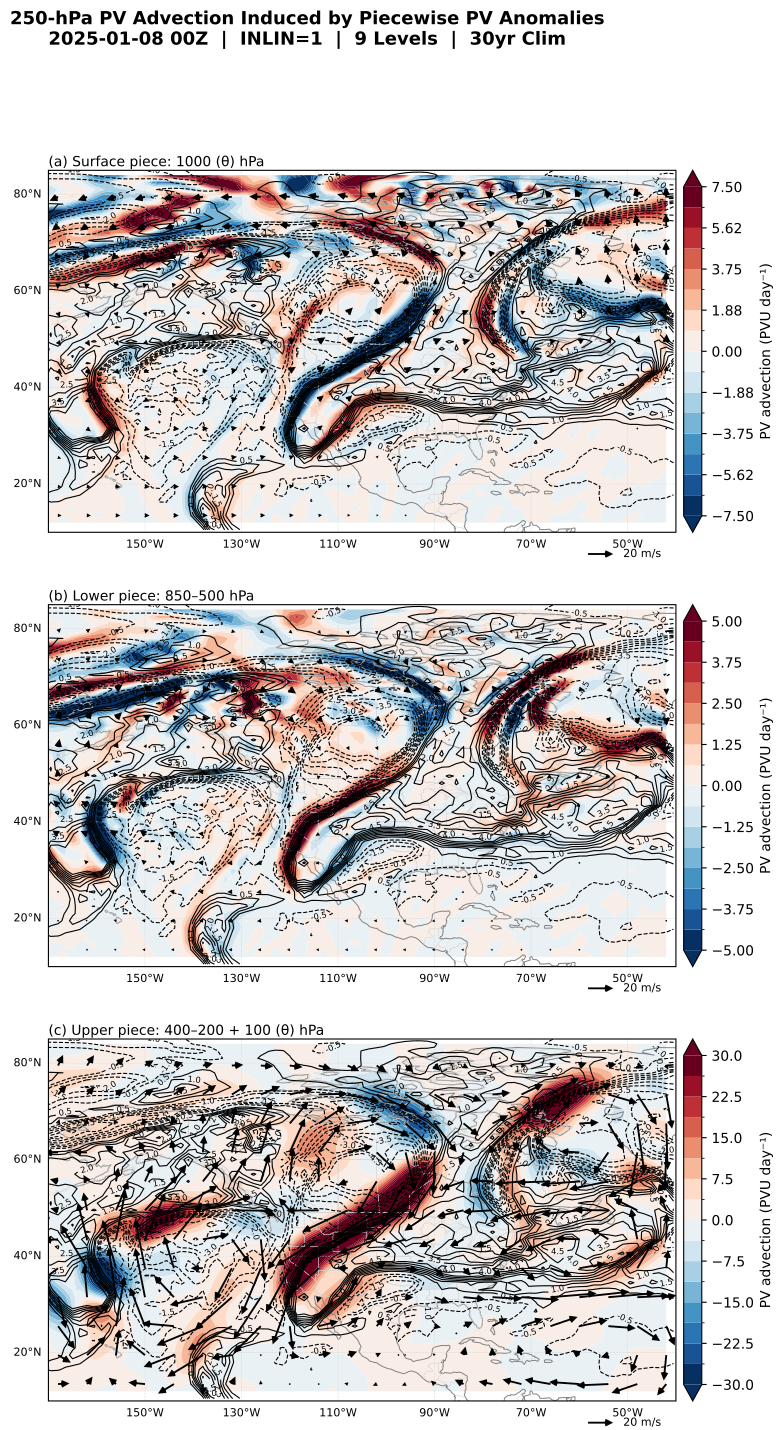

Here is the Python script that generated this plot:
# %% [markdown]
# Step 10 — Fig 8 Replica: 3-Panel Davis-Style PV Advection Plot
#
# Replicates Davis et al. (2022, J. Climate) Fig 8 for the
# 2025-01-08 00Z California blocking event.
#
# **Each panel (one per vertical PV piece)**:
# - **Filled colour**: 250-hPa PV advection by induced winds (RdBu_r, per-panel auto-scaled)
# - **Black solid contours**: positive total 250-hPa PV anomaly
# - **Black dashed contours**: negative PV anomaly
# - **Black arrows**: induced wind vectors at 250 hPa (capped at 40 m/s; ref arrow 20 m/s)
#
# **Pieces** (8 levels, no interp, INLIN=1) — surface θ isolated, reference-style:
# - Piece 1 (surface): 1000 hPa boundary θ only
# - Piece 2 (lower):   850–500 hPa interior PV
# - Piece 3 (upper):   400–200 hPa PV + 100 hPa top θ
#
# %% [markdown]
# ## 1. Load & Prepare Data
#
# %%
import numpy as np, xarray as xr, matplotlib.pyplot as plt
import matplotlib.colors as mcolors, matplotlib.ticker as mticker
import cartopy.crs as ccrs, cartopy.feature as cfeature
from pathlib import Path
from scipy.ndimage import gaussian_filter

import sys; from pathlib import Path as _Path
_sys_path_root = str(_Path(__file__).resolve().parent.parent.parent)
if _sys_path_root not in sys.path: sys.path.insert(0, _sys_path_root)
import config
STEP_DIR = _Path(__file__).resolve().parent
OUT_DIR = _Path(config.WU_OUT_DIR)

ds = xr.open_dataset(OUT_DIR / "pv_advection.nc")
lats = ds.lat.values; lons = ds.lon.values
LON2D, LAT2D = np.meshgrid(lons, lats)

# Read SI fields from .nc; scale to display-friendly units for plotting
PV_SCALE = 1e6           # SI → PVU
PVADV_DAY_SCALE = 1e6 * 86400.0  # SI s⁻¹ → PVU/day
PVadv   = ds.PVadv.values.copy() * PVADV_DAY_SCALE   # (3, 51, 87)  PVU/day
q_anom  = ds.Q_anom_250.values * PV_SCALE             # (51, 87)     PV anomaly [PVU]
U_ind   = ds.U_induced_250.values.copy()
V_ind   = ds.V_induced_250.values.copy()

NPIECES = 3

# %% [markdown]
# ## 2. Auto-Scale Configuration
#
# %%
# ---- Smooth piece 3 ----
for ip in range(NPIECES):
    if ip == 2:
        sigma = 1.5
        U_ind[ip] = gaussian_filter(np.nan_to_num(U_ind[ip]), sigma=sigma)
        V_ind[ip] = gaussian_filter(np.nan_to_num(V_ind[ip]), sigma=sigma)
        PVadv[ip] = gaussian_filter(np.nan_to_num(PVadv[ip]), sigma=sigma)

# ---- Per-panel PV advection vmax ----
nice = np.array([0.5, 1, 2, 3, 5, 7.5, 10, 15, 20, 30, 50, 75, 100])
panel_vmax = []
for ip in range(NPIECES):
    v = float(np.nanpercentile(np.abs(PVadv[ip]), 98))
    if v < 0.5: v = 1.0
    v = float(nice[np.argmin(np.abs(nice - v))])
    panel_vmax.append(v)
print(f"Per-panel PV adv vmax [PVU/day]: {panel_vmax}")

# ---- Auto-scale q_anom contour interval ----
p95 = float(np.nanpercentile(np.abs(q_anom), 95))
nice_ci = np.array([0.1, 0.2, 0.5, 1.0, 2.0, 5.0])
ci = float(nice_ci[np.argmin(np.abs(nice_ci - p95/6))])
cmax = float(np.ceil(p95 / ci) * ci)
POS_LEVS = np.arange(ci, cmax + ci/2, ci)
NEG_LEVS = -POS_LEVS[::-1]
print(f"q_anom |p95| = {p95:.2f} PVU; CI = {ci} PVU, levels ±[{ci}..{cmax}]")

# ---- Wind display cap ----
WIND_CAP = 40.0
for ip in range(NPIECES):
    speed = np.sqrt(U_ind[ip]**2 + V_ind[ip]**2)
    sf = np.where(speed > WIND_CAP, WIND_CAP / np.maximum(speed, 1e-9), 1.0)
    n_capped = int(np.nansum(speed > WIND_CAP))
    if n_capped > 0:
        print(f"  Piece {ip+1}: capped {n_capped} wind cells > {WIND_CAP} m/s")
    U_ind[ip] *= sf; V_ind[ip] *= sf

# ---- Mask boundary halos ----
for ip in range(NPIECES):
    U_ind[ip, 0, :] = U_ind[ip, -1, :] = np.nan
    U_ind[ip, :, 0] = U_ind[ip, :, -1] = np.nan
    V_ind[ip, 0, :] = V_ind[ip, -1, :] = np.nan
    V_ind[ip, :, 0] = V_ind[ip, :, -1] = np.nan
    PVadv[ip, 0, :] = PVadv[ip, -1, :] = np.nan
    PVadv[ip, :, 0] = PVadv[ip, :, -1] = np.nan

# %% [markdown]
# ## 3. Plot — 3-Panel Davis Fig 8 Replica
#
# %%
proj = ccrs.PlateCarree()
# Load piece names from YAML for consistency
import yaml
_YAML_CFG_PATH = _Path(_sys_path_root) / "wu_config.yaml"
with open(_YAML_CFG_PATH) as _f:
    _yaml_cfg = yaml.safe_load(_f)
_pieces = _yaml_cfg["pieces"]

# Derive panel titles from the YAML pieces (order = on-disk piece index).
_piece_keys = list(_pieces.keys())  # surface, lower, upper
_letters = "abcdefgh"
piece_titles = [
    f"({_letters[i]}) {k.capitalize()} piece: {_pieces[k]['hpa']} hPa"
    for i, k in enumerate(_piece_keys)
]
QUIVER_SKIP = 4
REF_SPEED = 20.0

# NaN-safe contour field
q_contour = np.where(np.isnan(q_anom), np.nanmean(q_anom), q_anom)

fig, axes = plt.subplots(3, 1, figsize=(10, 16),
                         subplot_kw={"projection": proj})
fig.suptitle("250-hPa PV Advection Induced by Piecewise PV Anomalies\n"
             "2025-01-08 00Z  |  INLIN=1  |  9 Levels  |  30yr Clim",
             fontsize=13, fontweight="bold")

for ip, ax in enumerate(axes):
    # Map
    ax.set_extent([-170, -40, 10, 85], crs=proj)
    ax.add_feature(cfeature.COASTLINE, lw=0.7, edgecolor="gray")
    ax.add_feature(cfeature.BORDERS, lw=0.4, edgecolor="lightgray")
    ax.add_feature(cfeature.STATES.with_scale("50m"), lw=0.3, edgecolor="lightgray")
    gl = ax.gridlines(draw_labels=True, lw=0.4, color="lightgray", alpha=0.8, ls="--")
    gl.top_labels = gl.right_labels = False
    gl.xlocator = mticker.FixedLocator(range(-170, -30, 20))
    gl.ylocator = mticker.FixedLocator(range(20, 90, 20))
    gl.xlabel_style = {"size": 8}; gl.ylabel_style = {"size": 8}

    # Filled PV advection (per-panel vmax)
    vmax_p = panel_vmax[ip]
    cbar_levs = np.linspace(-vmax_p, vmax_p, 17)
    norm = mcolors.BoundaryNorm(cbar_levs, plt.cm.RdBu_r.N)
    cf = ax.contourf(LON2D, LAT2D, PVadv[ip], levels=cbar_levs,
                     cmap="RdBu_r", norm=norm, transform=proj, extend="both")
    plt.colorbar(cf, ax=ax, orientation="vertical", pad=0.01,
                 label="PV advection (PVU day⁻¹)", fraction=0.03)

    # PV anomaly contours
    if len(POS_LEVS) > 0 and np.nanmax(q_anom) >= POS_LEVS[0]:
        cs_p = ax.contour(LON2D, LAT2D, q_contour, levels=POS_LEVS,
                          colors="black", linewidths=0.8, linestyles="solid", transform=proj)
        ax.clabel(cs_p, inline=True, fontsize=6, fmt="%.1f")
    if len(NEG_LEVS) > 0 and np.nanmin(q_anom) <= NEG_LEVS[-1]:
        cs_n = ax.contour(LON2D, LAT2D, q_contour, levels=NEG_LEVS,
                          colors="black", linewidths=0.8, linestyles="dashed", transform=proj)
        ax.clabel(cs_n, inline=True, fontsize=6, fmt="%.1f")

    # Wind quivers
    sk = QUIVER_SKIP
    qlons, qlats = LON2D[::sk, ::sk], LAT2D[::sk, ::sk]
    qu, qv = U_ind[ip, ::sk, ::sk], V_ind[ip, ::sk, ::sk]
    speed = np.sqrt(qu**2 + qv**2)
    qu = np.where(speed < 1.0, np.nan, qu)
    qv = np.where(speed < 1.0, np.nan, qv)

    Q = ax.quiver(qlons, qlats, qu, qv, transform=proj, color="black",
                  scale=REF_SPEED * 25, width=0.003, headwidth=4, headlength=4, zorder=5)
    ax.quiverkey(Q, X=0.90, Y=-0.06, U=REF_SPEED, label=f"{REF_SPEED:.0f} m/s",
                 labelpos="E", fontproperties={"size": 8})

    ax.set_title(piece_titles[ip], fontsize=10, loc="left", pad=3)

# Save to step directory (not data/figs/)
png_path = STEP_DIR / "fig8_replica.png"
pdf_path = STEP_DIR / "fig8_replica.pdf"
fig.savefig(png_path, dpi=300, bbox_inches="tight")
fig.savefig(pdf_path, bbox_inches="tight")
print(f"✓ Saved: {png_path}  ({png_path.stat().st_size/1e6:.1f} MB)")
print(f"✓ Saved: {pdf_path}  ({pdf_path.stat().st_size/1e6:.1f} MB)")
plt.close(fig)

print("\n=== Step 10 complete — Fig 8 replica ===")
print(f"  9 levels, INLIN=1, 30yr clim")
print(f"  Pieces: " + ", ".join(f"{k}({_pieces[k]['hpa']})" for k in _piece_keys))
